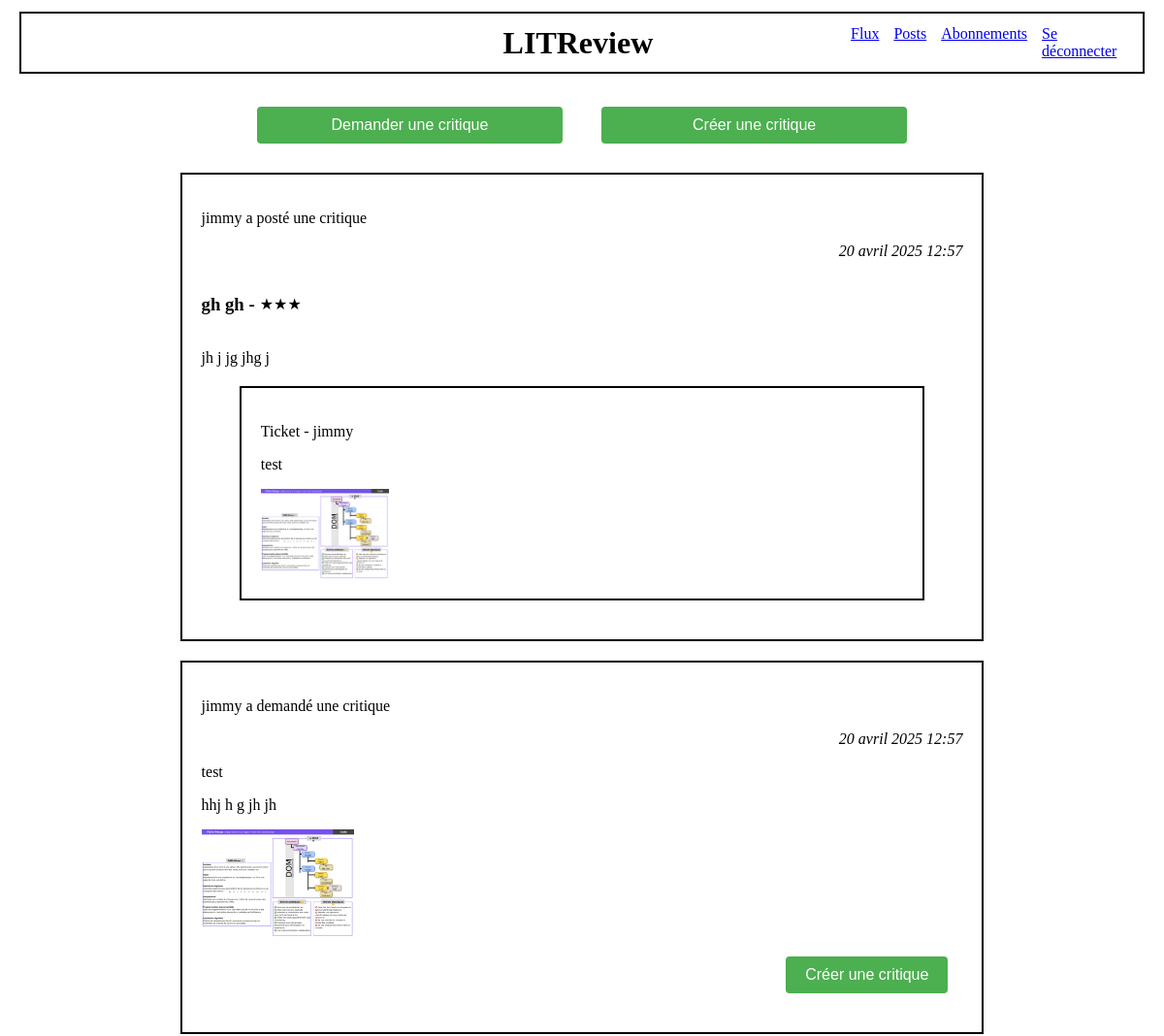
Page /flux/ (signed in, upper part) on the earlier database version.
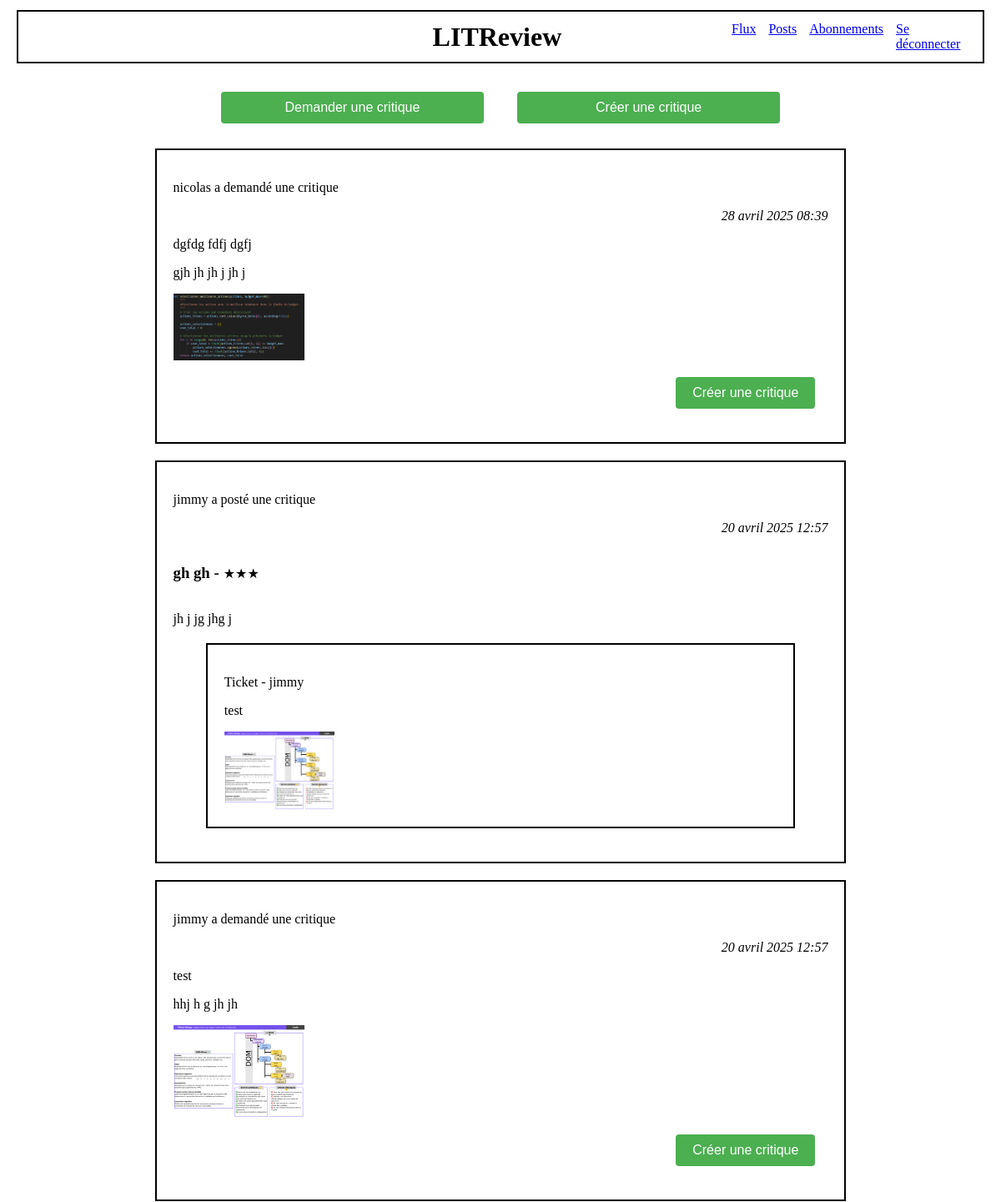
Same page on the later database version.
### appli/models.py (models this page shows)
class Review(models.Model):
    ticket = models.ForeignKey(to=Ticket, on_delete=models.CASCADE)
    rating = models.PositiveSmallIntegerField(
        validators=[MinValueValidator(0), MaxValueValidator(5)])
    headline = models.CharField(max_length=128)
    body = models.CharField(max_length=8192, blank=True)
    user = models.ForeignKey(
        to=settings.AUTH_USER_MODEL, on_delete=models.CASCADE)
    time_created = models.DateTimeField(auto_now_add=True)

class Ticket(models.Model):
    title = models.CharField(max_length=128)
    description = models.TextField(max_length=2048)
    user = models.ForeignKey(
        to=settings.AUTH_USER_MODEL, on_delete=models.CASCADE)
    image = models.ImageField(null=True, blank=True)
    time_created = models.DateTimeField(auto_now_add=True)

### authentication/models.py (models this page shows)
class User(AbstractUser):
    profile_photo = models.ImageField(verbose_name='Photo de profil', null=True)

### appli/views.py (the view)
# urls.py: path('flux/', appli.views.flux, name='flux'),
@login_required
def flux(request):
    current_user = request.user
    tickets = models.Ticket.objects.all()
    reviews = models.Review.objects.all()
    followed = models.UserFollows.objects.filter(followed_user=current_user).values_list('user', flat=True)
    tickets = models.Ticket.objects.filter(
        Q(user=current_user) |  # Tickets créés par l'utilisateur connecté
        Q(user__in=followed)  # OU créés par les utilisateurs suivis
    ).order_by('-time_created')
    reviews = models.Review.objects.filter(
        Q(user=current_user) |  # Reviews créés par l'utilisateur connecté
        Q(user__in=followed) |  # OU créées par les utilisateurs suivis
        Q(ticket__user=current_user)  # OU dont le ticket a été créé par l'utilisateur connecté
    ).order_by('-time_created')
    posts = list(chain(tickets, reviews))
    posts.sort(key=lambda x: x.time_created, reverse=True)
    context = {
        'posts': posts,
    }
    return render(request, 'appli/flux.html', context=context)

### appli/templatetags/custom_filters.py (called while the page is built)
@register.filter
def get_class(value):
    return value.__class__.__name__

### appli/templates/appli/flux.html
{% extends 'base_connected.html' %}
{% load custom_filters %}
{% block content %}
    <div class="div_margins div_flex">
        <a href="{% url 'ticket' %}" class="large_button">Demander une critique</a>
        <a href="{% url 'review' %}" class="large_button">Créer une critique</a>
    </div>
    {% for post in posts %}
        <div class="div_border">
            {% if post|get_class == 'Ticket' %}
                <p>{{ post.user.username }} a demandé une critique</p>
                <p class="align-date-right"><i>{{ post.time_created }}</i></p>
                <p>{{ post.title }}</p>
                <p>{{ post.description }}</p>
                {% if post.image %}
                    <img src="/media/{{post.image}}" alt="image">
                {% endif %}
                <div class="align-right">
                    <a href="{% url 'response' post.id %}" class="button">Créer une critique</a>
                </div>
            {% elif post|get_class == 'Review' %}
                <p>{{ post.user.username }} a posté une critique</p>
                <p class="align-date-right"><i>{{ post.time_created }}</i></p>
                <div class="rating-container">
                    <span><h3 class="h3-margin-right">{{ post.headline }} - </h3></span>
                    {% for i in "x"|ljust:post.rating %}
                        <span class="star">★</span>
                    {% endfor %}
                </div>
                <p>{{ post.body }}</p>
                <div class="div_border_internal">
                    <p>Ticket - {{ post.user.username }}</p>
                    <p>{{ post.ticket.title }}</p>
                    {% if post.ticket.image %}
                        <img src="/media/{{post.ticket.image}}" alt="image">
                    {% endif %}
                </div>
            {% endif %}
        </div>
    {% endfor %}
{% endblock content %}

### templates/base_connected.html (shortened to what this page needs)
{% load static %}
<html>
    <head>
        <link rel="stylesheet" href="{% static 'styles.css' %}">
    </head>
    <body>
        <div class="base-border">
            <div class="header-container">
                <h1 class="title">LITReview</h1>
                <div class="nav-links">
                    <a href="{% url 'flux' %}">Flux</a>
                    <a href="{% url 'post_list' %}">Posts</a>
                    <a href="{% url 'subscriptions' %}">Abonnements</a>
                    <a href="{% url 'logout' %}">Se déconnecter</a></p>
                </div>
            </div>
        </div>
        {% block content %}{% endblock content %}
    </body>
</html>

### static/styles.css (style rules this page uses)
.base-border { border-width:2px; border-style:solid; border-color:black; margin-left: 1%; margin-right: 1%; margin-top: 1%; margin-bottom: 2%; padding: 1%; }
.div_border { margin-left: 15%; margin-right: 15%; margin-top: 20px; margin-bottom: 20px; padding: 20px; border-width:2px; border-style:solid; border-color:black; }
.div_border_internal { margin-left: 5%; margin-right: 5%; margin-top: 20px; margin-bottom: 20px; padding: 20px; border-width:2px; border-style:solid; border-color:black; }
.div_margins { margin-left: 20%; margin-right: 20%; }
.div_flex { display: flex; justify-content: space-between; align-items: center; }
.button { display: inline-block; padding: 10px 20px; margin: 10px 5px; background-color: #4CAF50; color: white; text-decoration: none; border-radius: 4px; border: none; cursor: pointer; font-family: Arial, sans-serif; font-size: 16px; transition: background-color 0.3s; }
.large_button { display: inline-block; padding: 10px 20px; margin: 10px 20px; width: 40%; background-color: #4CAF50; color: white; text-decoration: none; border-radius: 4px; border: none; cursor: pointer; font-family: Arial, sans-serif; font-size: 16px; transition: background-color 0.3s; text-align:center }
img { max-width: 20%; max-height: 20%; width: auto; height: auto; }
.header-container { display: flex; align-items: center; position: relative; }
.title { text-align: center; margin: 0; flex: 2; }
.nav-links { display: flex; gap: 15px; flex: 1; justify-content: flex-end; }
.align-right { display: flex; justify-content: flex-end; padding: 10px; }
.rating-container { display: flex; align-items: center; }
.star { display: inline-block; }
.h3-margin-right { margin-right: 5px;; }
.align-date-right { display: flex; justify-content: flex-end; }

Differences in the rows shown:
added Ticket: user.username "nicolas", time_created "28 avril 2025 08:39", title "dgfdg fdfj dgfj", description "gjh jh jh j jh j", image (picture)
